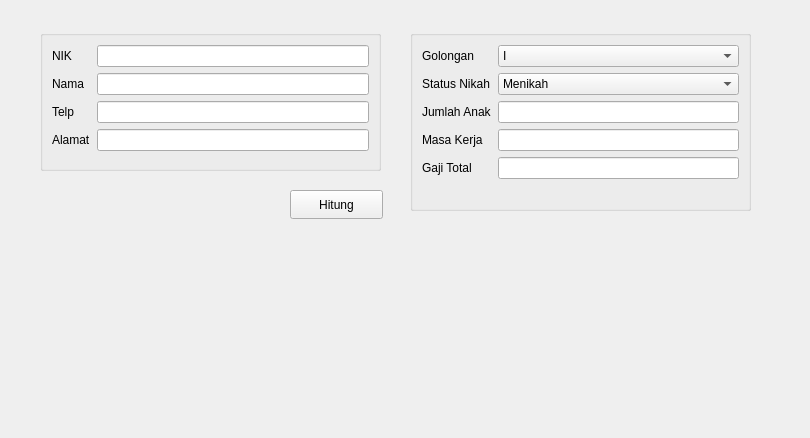
<?xml version="1.0" encoding="UTF-8"?>
<ui version="4.0">
 <class>FormKaryawan</class>
 <widget class="QWidget" name="FormKaryawan">
  <property name="geometry">
   <rect>
    <x>0</x>
    <y>0</y>
    <width>810</width>
    <height>438</height>
   </rect>
  </property>
  <property name="windowTitle">
   <string>Form</string>
  </property>
  <widget class="QGroupBox" name="formGroupBox">
   <property name="geometry">
    <rect>
     <x>410</x>
     <y>30</y>
     <width>341</width>
     <height>181</height>
    </rect>
   </property>
   <layout class="QFormLayout" name="formLayout">
    <item row="0" column="0">
     <widget class="QLabel" name="golonganLabel">
      <property name="text">
       <string>Golongan</string>
      </property>
     </widget>
    </item>
    <item row="0" column="1">
     <widget class="QComboBox" name="golonganComboBox">
      <item>
       <property name="text">
        <string>I</string>
       </property>
      </item>
      <item>
       <property name="text">
        <string>II</string>
       </property>
      </item>
      <item>
       <property name="text">
        <string>III</string>
       </property>
      </item>
      <item>
       <property name="text">
        <string>IV</string>
       </property>
      </item>
     </widget>
    </item>
    <item row="1" column="0">
     <widget class="QLabel" name="statusNikahLabel">
      <property name="text">
       <string>Status Nikah</string>
      </property>
     </widget>
    </item>
    <item row="1" column="1">
     <widget class="QComboBox" name="statusNikahComboBox">
      <item>
       <property name="text">
        <string>Menikah</string>
       </property>
      </item>
      <item>
       <property name="text">
        <string>Belum Menikah</string>
       </property>
      </item>
     </widget>
    </item>
    <item row="2" column="0">
     <widget class="QLabel" name="jumlahAnakLabel">
      <property name="text">
       <string>Jumlah Anak</string>
      </property>
     </widget>
    </item>
    <item row="3" column="0">
     <widget class="QLabel" name="masaKerjaLabel">
      <property name="text">
       <string>Masa Kerja</string>
      </property>
     </widget>
    </item>
    <item row="3" column="1">
     <widget class="QLineEdit" name="masaKerjaLineEdit"/>
    </item>
    <item row="4" column="0">
     <widget class="QLabel" name="gajiTotalLabel">
      <property name="text">
       <string>Gaji Total</string>
      </property>
     </widget>
    </item>
    <item row="4" column="1">
     <widget class="QLineEdit" name="gajiTotalLineEdit"/>
    </item>
    <item row="2" column="1">
     <widget class="QLineEdit" name="jumlahAnakLineEdit"/>
    </item>
   </layout>
  </widget>
  <widget class="QPushButton" name="pushButton">
   <property name="geometry">
    <rect>
     <x>290</x>
     <y>190</y>
     <width>93</width>
     <height>29</height>
    </rect>
   </property>
   <property name="text">
    <string>Hitung</string>
   </property>
  </widget>
  <widget class="QGroupBox" name="formGroupBox_2">
   <property name="geometry">
    <rect>
     <x>40</x>
     <y>30</y>
     <width>341</width>
     <height>141</height>
    </rect>
   </property>
   <layout class="QFormLayout" name="formLayout_2">
    <item row="0" column="0">
     <widget class="QLabel" name="nIKLabel">
      <property name="text">
       <string>NIK</string>
      </property>
     </widget>
    </item>
    <item row="0" column="1">
     <widget class="QLineEdit" name="nIKLineEdit"/>
    </item>
    <item row="1" column="0">
     <widget class="QLabel" name="namaLabel">
      <property name="text">
       <string>Nama</string>
      </property>
     </widget>
    </item>
    <item row="1" column="1">
     <widget class="QLineEdit" name="namaLineEdit"/>
    </item>
    <item row="2" column="0">
     <widget class="QLabel" name="telpLabel">
      <property name="text">
       <string>Telp</string>
      </property>
     </widget>
    </item>
    <item row="2" column="1">
     <widget class="QLineEdit" name="telpLineEdit"/>
    </item>
    <item row="3" column="0">
     <widget class="QLabel" name="alamatLabel">
      <property name="text">
       <string>Alamat</string>
      </property>
     </widget>
    </item>
    <item row="3" column="1">
     <widget class="QLineEdit" name="alamatLineEdit"/>
    </item>
   </layout>
  </widget>
 </widget>
 <resources/>
 <connections/>
</ui>
